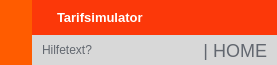
        <widget class="QFrame" name="frame_top">
         <property name="minimumSize">
          <size>
           <width>0</width>
           <height>65</height>
          </size>
         </property>
         <property name="maximumSize">
          <size>
           <width>16777215</width>
           <height>65</height>
          </size>
         </property>
         <property name="styleSheet">
          <string notr="true">background-color: transparent;</string>
         </property>
         <property name="frameShape">
          <enum>QFrame::NoFrame</enum>
         </property>
         <property name="frameShadow">
          <enum>QFrame::Raised</enum>
         </property>
         <layout class="QHBoxLayout" name="horizontalLayout_3">
          <property name="spacing">
           <number>0</number>
          </property>
          <property name="leftMargin">
           <number>0</number>
          </property>
          <property name="topMargin">
           <number>0</number>
          </property>
          <property name="rightMargin">
           <number>0</number>
          </property>
          <property name="bottomMargin">
           <number>0</number>
          </property>
          <item>
           <widget class="QFrame" name="frame_toggle">
            <property name="maximumSize">
             <size>
              <width>70</width>
              <height>16777215</height>
             </size>
            </property>
            <property name="styleSheet">
             <string notr="true">background-color: rgb(255, 74, 38);</string>
            </property>
            <property name="frameShape">
             <enum>QFrame::NoFrame</enum>
            </property>
            <property name="frameShadow">
             <enum>QFrame::Raised</enum>
            </property>
            <layout class="QVBoxLayout" name="verticalLayout_3">
             <property name="spacing">
              <number>0</number>
             </property>
             <property name="leftMargin">
              <number>0</number>
             </property>
             <property name="topMargin">
              <number>0</number>
             </property>
             <property name="rightMargin">
              <number>0</number>
             </property>
             <property name="bottomMargin">
              <number>0</number>
             </property>
             <item>
              <widget class="QPushButton" name="btn_tgl_menu">
               <property name="sizePolicy">
                <sizepolicy hsizetype="Expanding" vsizetype="Expanding">
                 <horstretch>0</horstretch>
                 <verstretch>0</verstretch>
                </sizepolicy>
               </property>
               <property name="styleSheet">
                <string notr="true">QPushButton {
	background-image: url(:/24x24/icons/24x24/cil-menu.png);
	background-position: center;
	background-repeat: no-reperat;
	border: none;
	background-color: rgb(255,92,0);
}
QPushButton:hover {
	background-color: rgb(255, 74, 38);
}
QPushButton:pressed {	
	background-color: rgb(255,205,136);
}</string>
               </property>
               <property name="text">
                <string/>
               </property>
              </widget>
             </item>
            </layout>
           </widget>
          </item>
          <item>
           <widget class="QFrame" name="frame_top_right">
            <property name="styleSheet">
             <string notr="true">background: transparent;</string>
            </property>
            <property name="frameShape">
             <enum>QFrame::NoFrame</enum>
            </property>
            <property name="frameShadow">
             <enum>QFrame::Raised</enum>
            </property>
            <layout class="QVBoxLayout" name="verticalLayout_2">
             <property name="spacing">
              <number>0</number>
             </property>
             <property name="leftMargin">
              <number>0</number>
             </property>
             <property name="topMargin">
              <number>0</number>
             </property>
             <property name="rightMargin">
              <number>0</number>
             </property>
             <property name="bottomMargin">
              <number>0</number>
             </property>
             <item>
              <widget class="QFrame" name="frame_top_btns">
               <property name="maximumSize">
                <size>
                 <width>16777215</width>
                 <height>42</height>
                </size>
               </property>
               <property name="styleSheet">
                <string notr="true">background-color: rgba(255, 74, 38, 200)
</string>
               </property>
               <property name="frameShape">
                <enum>QFrame::NoFrame</enum>
               </property>
               <property name="frameShadow">
                <enum>QFrame::Raised</enum>
               </property>
               <layout class="QHBoxLayout" name="horizontalLayout_4">
                <property name="spacing">
                 <number>0</number>
                </property>
                <property name="leftMargin">
                 <number>0</number>
                </property>
                <property name="topMargin">
                 <number>0</number>
                </property>
                <property name="rightMargin">
                 <number>0</number>
                </property>
                <property name="bottomMargin">
                 <number>0</number>
                </property>
                <item>
                 <widget class="QFrame" name="frame_label_top_btns">
                  <property name="sizePolicy">
                   <sizepolicy hsizetype="Expanding" vsizetype="Preferred">
                    <horstretch>0</horstretch>
                    <verstretch>0</verstretch>
                   </sizepolicy>
                  </property>
                  <property name="styleSheet">
                   <string notr="true">background-color: rgb(252,56,9); transparent</string>
                  </property>
                  <property name="frameShape">
                   <enum>QFrame::NoFrame</enum>
                  </property>
                  <property name="frameShadow">
                   <enum>QFrame::Raised</enum>
                  </property>
                  <layout class="QHBoxLayout" name="horizontalLayout_10">
                   <property name="spacing">
                    <number>0</number>
                   </property>
                   <property name="leftMargin">
                    <number>5</number>
                   </property>
                   <property name="topMargin">
                    <number>0</number>
                   </property>
                   <property name="rightMargin">
                    <number>10</number>
                   </property>
                   <property name="bottomMargin">
                    <number>0</number>
                   </property>
                   <item>
                    <widget class="QLabel" name="label_2">
                     <property name="maximumSize">
                      <size>
                       <width>130</width>
                       <height>30</height>
                      </size>
                     </property>
                     <property name="font">
                      <font>
                       <family>Niagara Solid</family>
                      </font>
                     </property>
                     <property name="styleSheet">
                      <string notr="true"/>
                     </property>
                     <property name="text">
                      <string/>
                     </property>
                     <property name="pixmap">
                      <pixmap>C:/Users/Andreas/.designer/backup/Visuals/Wien_Energie_Logo.png</pixmap>
                     </property>
                     <property name="scaledContents">
                      <bool>true</bool>
                     </property>
                    </widget>
                   </item>
                   <item>
                    <widget class="QLabel" name="label_title_bar_top">
                     <property name="font">
                      <font>
                       <family>Segoe UI</family>
                       <pointsize>10</pointsize>
                       <weight>75</weight>
                       <bold>true</bold>
                      </font>
                     </property>
                     <property name="styleSheet">
                      <string notr="true">background: transparent;
background-color: rgb(252,56,9);
color: rgb(255,255,255);
padding-left: 10px;</string>
                     </property>
                     <property name="text">
                      <string>&lt;html&gt;&lt;head/&gt;&lt;body&gt;&lt;p&gt;&lt;span style=&quot; color:#ffffff;&quot;&gt;	Tarifsimulator&lt;/span&gt;&lt;/p&gt;&lt;/body&gt;&lt;/html&gt;</string>
                     </property>
                    </widget>
                   </item>
                  </layout>
                 </widget>
                </item>
                <item alignment="Qt::AlignRight">
                 <widget class="QFrame" name="frame_btns_right">
                  <property name="sizePolicy">
                   <sizepolicy hsizetype="Expanding" vsizetype="Preferred">
                    <horstretch>0</horstretch>
                    <verstretch>0</verstretch>
                   </sizepolicy>
                  </property>
                  <property name="maximumSize">
                   <size>
                    <width>120</width>
                    <height>16777215</height>
                   </size>
                  </property>
                  <property name="frameShape">
                   <enum>QFrame::NoFrame</enum>
                  </property>
                  <property name="frameShadow">
                   <enum>QFrame::Raised</enum>
                  </property>
                  <layout class="QHBoxLayout" name="horizontalLayout_5">
                   <property name="spacing">
                    <number>0</number>
                   </property>
                   <property name="leftMargin">
                    <number>0</number>
                   </property>
                   <property name="topMargin">
                    <number>0</number>
                   </property>
                   <property name="rightMargin">
                    <number>0</number>
                   </property>
                   <property name="bottomMargin">
                    <number>0</number>
                   </property>
                   <item>
                    <widget class="QPushButton" name="btn_minimize">
                     <property name="sizePolicy">
                      <sizepolicy hsizetype="Minimum" vsizetype="Expanding">
                       <horstretch>0</horstretch>
                       <verstretch>0</verstretch>
                      </sizepolicy>
                     </property>
                     <property name="minimumSize">
                      <size>
                       <width>40</width>
                       <height>0</height>
                      </size>
                     </property>
                     <property name="maximumSize">
                      <size>
                       <width>40</width>
                       <height>16777215</height>
                      </size>
                     </property>
                     <property name="toolTip">
                      <string>Minimize</string>
                     </property>
                     <property name="styleSheet">
                      <string notr="true">QPushButton {	
	border: none;
	background-color: transparent;
	background-color: rgb(252,56,9);
}
QPushButton:hover {
	background-color: rgb(255,92,0);
}
QPushButton:pressed {	
	background-color: rgb(255,205,136);
}</string>
                     </property>
                     <property name="text">
                      <string/>
                     </property>
                     <property name="icon">
                      <iconset resource="C:/Users/Andreas/PycharmProjects/TarifSimulator_WE/GUI/files.qrc">
                       <normaloff>:/16x16/icons/16x16/cil-window-minimize.png</normaloff>:/16x16/icons/16x16/cil-window-minimize.png</iconset>
                     </property>
                    </widget>
                   </item>
                   <item>
                    <widget class="QPushButton" name="btn_maximise_restore">
                     <property name="sizePolicy">
                      <sizepolicy hsizetype="Minimum" vsizetype="Expanding">
                       <horstretch>0</horstretch>
                       <verstretch>0</verstretch>
                      </sizepolicy>
                     </property>
                     <property name="minimumSize">
                      <size>
                       <width>40</width>
                       <height>0</height>
                      </size>
                     </property>
                     <property name="maximumSize">
                      <size>
                       <width>40</width>
                       <height>16777215</height>
                      </size>
                     </property>
                     <property name="toolTip">
                      <string>Maximize</string>
                     </property>
                     <property name="styleSheet">
                      <string notr="true">QPushButton {	
	border: none;
	background-color: transparent;
	background-color: rgb(252,56,9);
}
QPushButton:hover {
	background-color: rgb(255,92,0);
}
QPushButton:pressed {	
	background-color: rgb(255,205,136);
}</string>
                     </property>
                     <property name="text">
                      <string/>
                     </property>
                     <property name="icon">
                      <iconset resource="C:/Users/Andreas/PycharmProjects/TarifSimulator_WE/GUI/files.qrc">
                       <normaloff>:/16x16/icons/16x16/cil-window-maximize.png</normaloff>:/16x16/icons/16x16/cil-window-maximize.png</iconset>
                     </property>
                    </widget>
                   </item>
                   <item>
                    <widget class="QPushButton" name="btn_close">
                     <property name="sizePolicy">
                      <sizepolicy hsizetype="Minimum" vsizetype="Expanding">
                       <horstretch>0</horstretch>
                       <verstretch>0</verstretch>
                      </sizepolicy>
                     </property>
                     <property name="minimumSize">
                      <size>
                       <width>40</width>
                       <height>0</height>
                      </size>
                     </property>
                     <property name="maximumSize">
                      <size>
                       <width>40</width>
                       <height>16777215</height>
                      </size>
                     </property>
                     <property name="toolTip">
                      <string>Close</string>
                     </property>
                     <property name="styleSheet">
                      <string notr="true">QPushButton {	
	border: none;
	background-color: transparent;
	background-color: rgb(252,56,9);
}
QPushButton:hover {
	background-color: rgb(255,92,0);
}
QPushButton:pressed {	
	background-color: rgb(255,205,136);
}</string>
                     </property>
                     <property name="text">
                      <string/>
                     </property>
                     <property name="icon">
                      <iconset resource="C:/Users/Andreas/PycharmProjects/TarifSimulator_WE/GUI/files.qrc">
                       <normaloff>:/16x16/icons/16x16/cil-x.png</normaloff>:/16x16/icons/16x16/cil-x.png</iconset>
                     </property>
                    </widget>
                   </item>
                  </layout>
                 </widget>
                </item>
               </layout>
              </widget>
             </item>
             <item>
              <widget class="QFrame" name="frame_top_info">
               <property name="minimumSize">
                <size>
                 <width>0</width>
                 <height>30</height>
                </size>
               </property>
               <property name="maximumSize">
                <size>
                 <width>16777215</width>
                 <height>65</height>
                </size>
               </property>
               <property name="styleSheet">
                <string notr="true">background-color: rgb(216, 216, 216);</string>
               </property>
               <property name="frameShape">
                <enum>QFrame::NoFrame</enum>
               </property>
               <property name="frameShadow">
                <enum>QFrame::Raised</enum>
               </property>
               <layout class="QHBoxLayout" name="horizontalLayout_8">
                <property name="spacing">
                 <number>0</number>
                </property>
                <property name="leftMargin">
                 <number>10</number>
                </property>
                <property name="topMargin">
                 <number>0</number>
                </property>
                <property name="rightMargin">
                 <number>10</number>
                </property>
                <property name="bottomMargin">
                 <number>0</number>
                </property>
                <item>
                 <widget class="QLabel" name="label_top_info_1">
                  <property name="maximumSize">
                   <size>
                    <width>16777215</width>
                    <height>15</height>
                   </size>
                  </property>
                  <property name="font">
                   <font>
                    <family>Segoe UI</family>
                   </font>
                  </property>
                  <property name="styleSheet">
                   <string notr="true">color: rgb(98, 103, 111); </string>
                  </property>
                  <property name="text">
                   <string>Hilfetext?</string>
                  </property>
                 </widget>
                </item>
                <item>
                 <widget class="QLabel" name="label_top_info_2">
                  <property name="minimumSize">
                   <size>
                    <width>0</width>
                    <height>0</height>
                   </size>
                  </property>
                  <property name="maximumSize">
                   <size>
                    <width>250</width>
                    <height>20</height>
                   </size>
                  </property>
                  <property name="font">
                   <font>
                    <pointsize>-1</pointsize>
                   </font>
                  </property>
                  <property name="styleSheet">
                   <string notr="true">color: rgb(98, 103, 111);
font-size: 18px;</string>
                  </property>
                  <property name="text">
                   <string>| HOME</string>
                  </property>
                  <property name="alignment">
                   <set>Qt::AlignRight|Qt::AlignTrailing|Qt::AlignVCenter</set>
                  </property>
                 </widget>
                </item>
               </layout>
              </widget>
             </item>
            </layout>
           </widget>
          </item>
         </layout>
        </widget>
